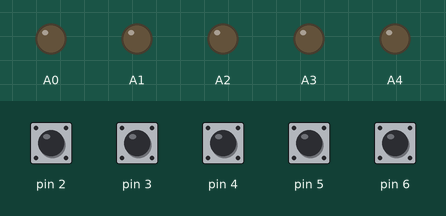
A sketch run on a simulated Arduino Uno, built with avr-gcc and run on an emulated ATmega328P. Parts: output pins drawn as LEDs (lit = HIGH). Dashed ring = blinking. The inputs (shaded band) are chosen by the test bench; at power-on: pin 2–6 HIGH.

Above: at 1.4 s.
1.5 s: pin 2 pulled LOW for 1 s
At 1.65 s:
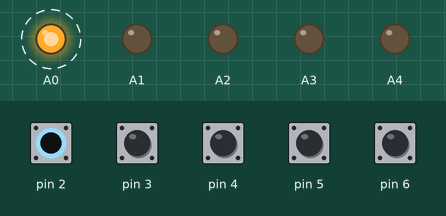
4.0 s: pin 3 pulled LOW for 1 s
At 5.2 s:
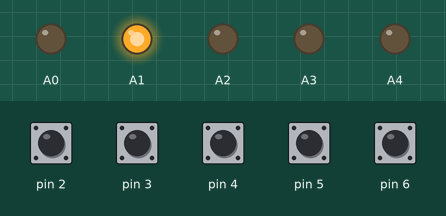
6.5 s: pin 4 pulled LOW for 0.35 s
At 7.7 s:
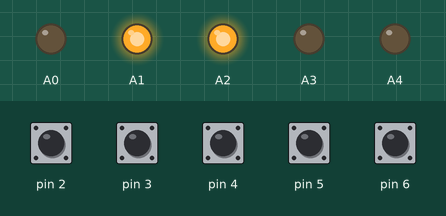
8.3 s: pin 5 pulled LOW for 0.35 s
At 9.1 s:
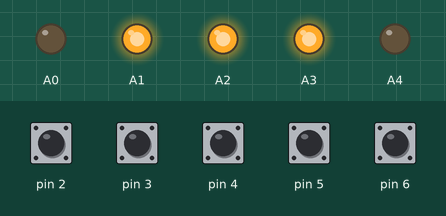
10.1 s: pin 6 pulled LOW for 0.35 s
At 10.5 s:
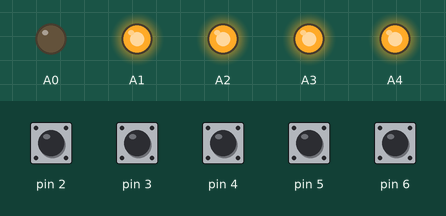
11.9 s: pin 2 pulled LOW for 0.35 s
At 13.1 s:
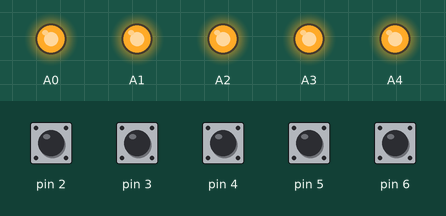
Timing chart, 0 to 14.7 s (numbered marks = the images above; inputs shaded):
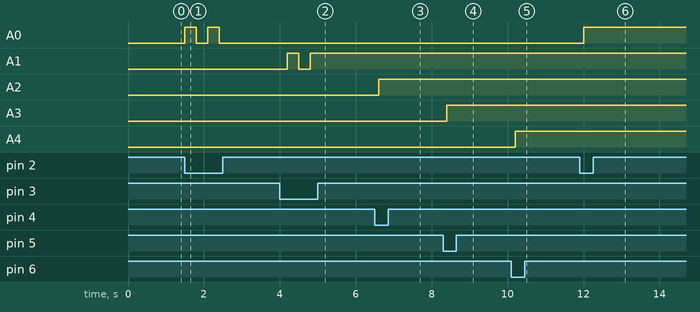

The sketch:

Radiopanel_kode.ino
```cpp
int state0 = 0;
int state1 = 0;
int state2 = 0;
int state3 = 0;
int state4 = 0;
int state5 = 0;
int state6 = 0;
int state7 = 0;
void setup() {
// Set each pin as an input or an output
pinMode(2, INPUT_PULLUP);
pinMode(3, INPUT_PULLUP);
pinMode(4, INPUT_PULLUP);
pinMode(5, INPUT_PULLUP);
pinMode(6, INPUT_PULLUP);
pinMode(A0, OUTPUT);
pinMode(A1, OUTPUT);
pinMode(A2, OUTPUT);
pinMode(A3, OUTPUT);
pinMode(A4, OUTPUT);
}

void loop() {
// Read the input
int input0 = digitalRead(2);
int input1 = digitalRead(3);
int input2 = digitalRead(4);
int input3 = digitalRead(5);
int input4 = digitalRead(6);
// Write the output

if (input0 == LOW) {
if (state0 == 0){
analogWrite(A0, 255);
state0 = 1;
} else if (state0 == 1){
analogWrite(A0, 0);
state0 = 0;
}
}

if (input1 == LOW) {
if (state1 == 0){
analogWrite(A1, 255);
state1 = 1;
} else if (state1 == 1){
analogWrite(A1, 0);
state1 = 0;
}
}

if (input2 == LOW) {
if (state2 == 0){
analogWrite(A2, 255);
state2 = 1;
} else if (state2 == 1){
analogWrite(A2, 0);
state2 = 0;
}
}

if (input3 == LOW) {
if (state3 == 0){
analogWrite(A3, 255);
state3 = 1;
} else if (state3 == 1){
analogWrite(A3, 0);
state3 = 0;
}
}

if (input4 == LOW) {
if (state4 == 0){
analogWrite(A4, 255);
state4 = 1;
} else if (state4 == 1){
analogWrite(A4, 0);
state4 = 0;
}
}

delay(300);

}
```

Measured:
- after the input at 1.5 s, A0: alternates HIGH for 0.30 s and LOW for 0.30 s, 4 changes in all, then stays LOW, starting at once
- after the input at 4.0 s, A1: LOW → HIGH after 0.20 s, → LOW 0.30 s later, → HIGH 0.30 s later
- after the input at 6.5 s, A2: LOW → HIGH after 0.10 s
- after the input at 8.3 s, A3: LOW → HIGH after 0.10 s
- after the input at 10.1 s, A4: LOW → HIGH after 0.10 s
- after the input at 11.9 s, A0: LOW → HIGH after 0.10 s
